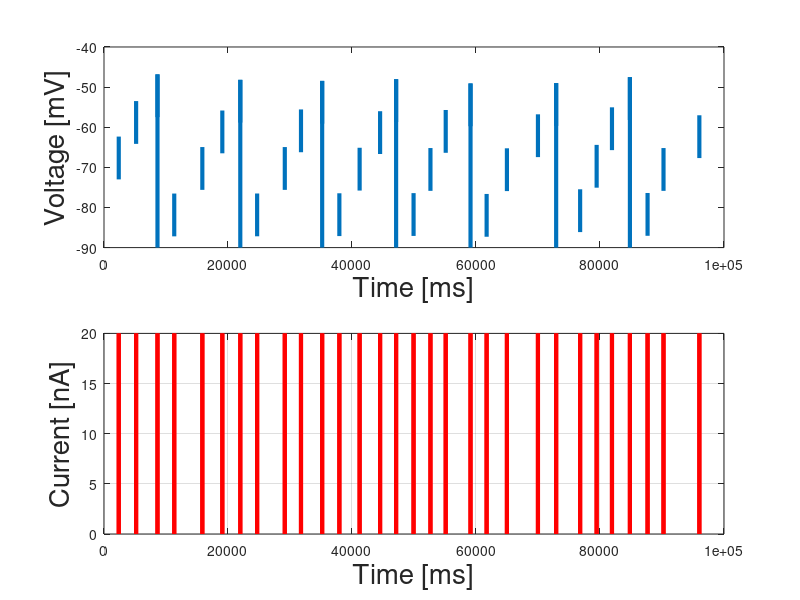

Source code (MATLAB):
clear all;
close all;

% Generate n random integers follow Poisson with parameter (==mean) lambda
sim_time = 100; %s
dt = 0.0002;
T = 0:dt:sim_time; % 1 second simulation
Vm = zeros(sim_time/dt + 1, 1);
E_L = -73; %mV
Vm(1) = E_L; %mV
g_L = 0.025; %uS
C = 0.375; %nF
V_th = -53; %mV
V_R = -90;

s = zeros(sim_time/dt + 1, 1);

lambda=10;
t = 0;
c = 0
while t < sim_time,
    t = t -log(rand(1,1)/lambda);
    if t < sim_time,
        s(floor(t/dt)) = 20;
        c = c + 1;
    end
end



 for t=1:length(T)-1,
     if Vm(t) >= V_th,
         Vm(t+1) = V_R;

     else,

       Vm(t+1) = Vm(t) + dt * (g_L*(E_L-Vm(t)) + s(t)*1000)/C;
     end;

 end;

 T = T*1000;

 subplot(2,1,1);
 plot(T,Vm,'LineWidth', 3.0);

 xlabel('Time [ms]', 'FontSize', 20);

 ylabel('Voltage [mV]', 'FontSize', 20);

 subplot(2,1,2)
 plot(T, s, 'r', 'LineWidth', 3.0);

 xlabel('Time [ms]', 'FontSize', 20);

 ylabel('Current [nA]', 'FontSize', 20);

 grid on;


 % Parameters from https://www.cns.nyu.edu/~david/handouts/integrate-and-fire.pdf
